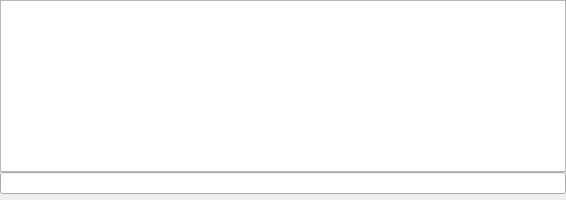
<?xml version="1.0" encoding="UTF-8"?>
<ui version="4.0">
 <class>ChatPane</class>
 <widget class="QWidget" name="ChatPane">
  <property name="geometry">
   <rect>
    <x>0</x>
    <y>0</y>
    <width>566</width>
    <height>200</height>
   </rect>
  </property>
  <property name="sizePolicy">
   <sizepolicy hsizetype="Preferred" vsizetype="Preferred">
    <horstretch>0</horstretch>
    <verstretch>0</verstretch>
   </sizepolicy>
  </property>
  <property name="maximumSize">
   <size>
    <width>16777215</width>
    <height>200</height>
   </size>
  </property>
  <property name="windowTitle">
   <string>Form</string>
  </property>
  <layout class="QGridLayout" name="gridLayout">
   <property name="leftMargin">
    <number>0</number>
   </property>
   <property name="topMargin">
    <number>0</number>
   </property>
   <property name="rightMargin">
    <number>0</number>
   </property>
   <property name="bottomMargin">
    <number>6</number>
   </property>
   <property name="spacing">
    <number>0</number>
   </property>
   <item row="0" column="0">
    <widget class="QTextBrowser" name="textBrowser">
     <property name="frameShape">
      <enum>QFrame::StyledPanel</enum>
     </property>
    </widget>
   </item>
   <item row="1" column="0">
    <widget class="QLineEdit" name="lineEdit"/>
   </item>
  </layout>
 </widget>
 <resources/>
 <connections/>
</ui>
